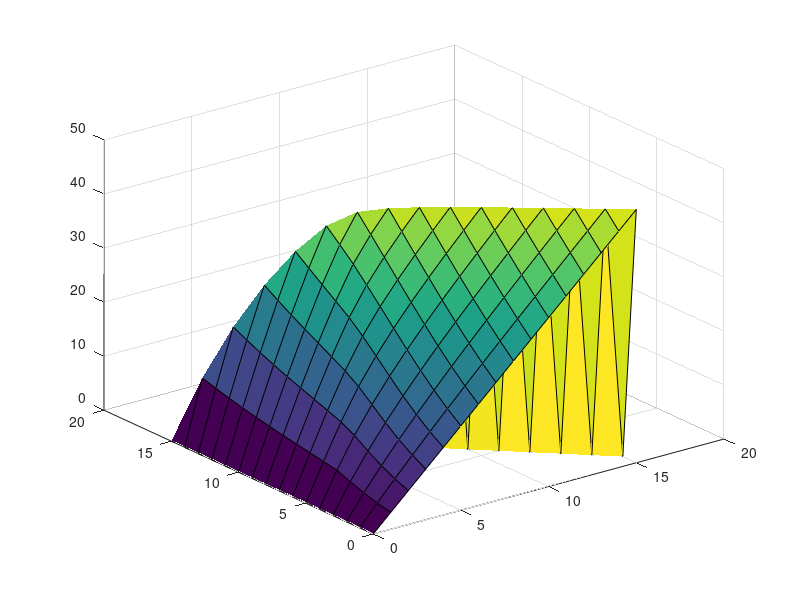
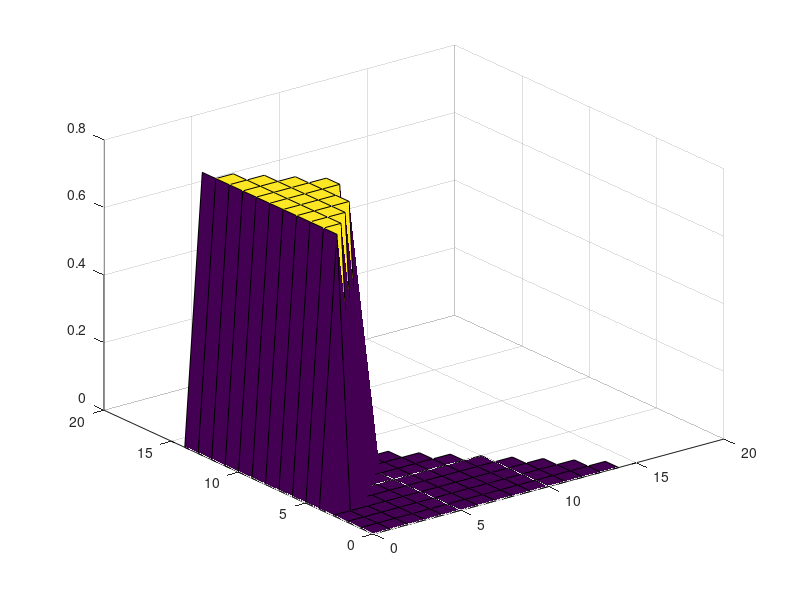

Recreate these plots in MATLAB, in order.
clear all
clc

N_i = 15;
N = N_i+1;
eps = 1e-6;
J = zeros(N_i+1,N_i+1);
c1 = 0;
c2 = 1;
c3 = 1;
c4 = 0;
nu = 1e2;
c2pwr = 1;
c4pwr = 0;
c3pwr = 1;
pwrh = 1;
qeff = 1;

gamma = 0.32;
R0= 3.5;
mu = R0*gamma/N_i;
ub = linspace(0,0.8,15);

minpos = NaN(N);
minpos(:,1) = ones(N_i+1,1);
J(:,1)=0*1/nu*ones(N_i+1,1);
while true
    
    delta = 0;
    for sdx = 1:N_i %si 1:N+1, s = 0:N
    s = sdx-1;
        for idx = 2:N_i+1-s
            i=idx-1;
            Vnew = J(sdx,idx);
            switch s
                    case 0
                         [minval,minpos(sdx,idx)] = min( c1+c2.*i.*ub.^c2pwr+c3.*i.^c3pwr+c4.*ub.^c4pwr);
                        J(sdx,idx) = (1./nu).*( gamma*i.*J(sdx,idx-1) + (nu-gamma*i).*J(sdx,idx) + minval);  % as function?

                    otherwise
                        [minval,minpos(sdx,idx)] = min( c1+c2.*i.*ub.^c2pwr+c3.*i.^c3pwr+c4.*ub.^c4pwr+ mu.*(1-qeff*ub).^pwrh.*s.*i.*( J(sdx-1,idx+1)-J(sdx,idx) ) );
                        J(sdx,idx) = (1./nu).*( gamma*i.*J(sdx,idx-1) + (nu-gamma*i).*J(sdx,idx) + minval);  % as function?
            end            
            delta = max(delta,abs(Vnew-J(sdx,idx)));  
        end
    end

    delta
    
    if delta < eps
        break;
    end
     
end
figure();
surf(0:N_i,0:N_i,J)

policy = minpos;
policy(find(~isnan(policy))) = ub((minpos(find(~isnan(policy)))));

figure();
surf(0:N_i,0:N_i,policy)

% figure();
% Re=R0*linspace(0,1,N)'.*ones(N).*(1-policy);
% surf(0:N_i,0:N_i,Re)
% HIT= (1-1/R0)*N_i
% 
% ExportSurfplot('SIR_MJP_N100c2c3_10.dat',0:N_i,0:N_i,policy',1,1)